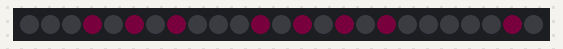
Bench run of a program on a simulated ESP32 board running MicroPython. On the bench: 25 RGB LEDs in strip order, left to right. Dim RGB values are drawn brighter than linear.

Above: at 0.1 s.
At 1.46 s:
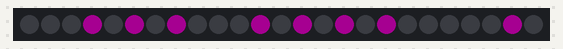

The program:

heart.py
```python
from machine import Pin
from neopixel import NeoPixel
from time import sleep

pixels = NeoPixel(Pin(21), 25)
pix = [3,5,7,11,13,15,17,23]
pix1 = [0,2,4,6,8,10,14,15,18]
rainbow = [
  (2 , 0 , 1),(10 , 0 , 5),(40 , 0 , 35),(70 , 0 , 65),(100 ,0 , 95),(130 , 0 , 125),(100 , 0 , 95),(70 , 0 , 65),(40 , 0 , 35),(10 , 0 , 5),(2 , 0 , 1)]
m = 0
while True:
    rainbow = rainbow[-1:] + rainbow[:-1]
    for i in pix:
        pixels[i] = rainbow[(m+1)]
    pixels.write()
    sleep(0.1)
```

Measured:
- by itself, everything shown: repeats every 1.1 s, in 10 steps
